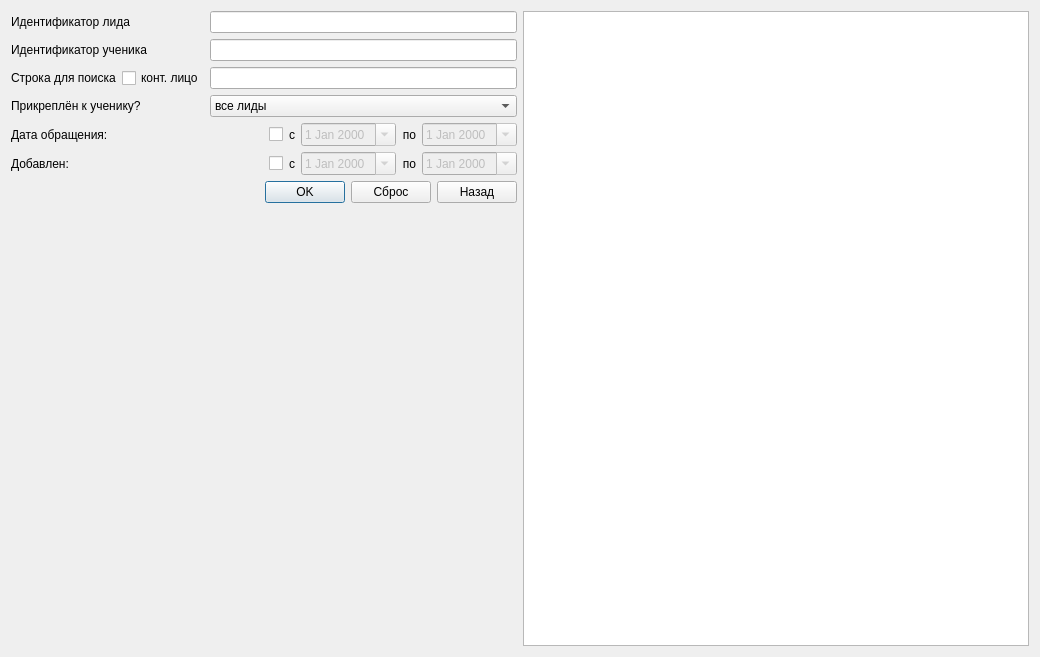
<?xml version="1.0" encoding="UTF-8"?>
<ui version="4.0">
 <class>LeadsWidget</class>
 <widget class="QDialog" name="LeadsWidget">
  <property name="geometry">
   <rect>
    <x>0</x>
    <y>0</y>
    <width>1040</width>
    <height>657</height>
   </rect>
  </property>
  <property name="sizePolicy">
   <sizepolicy hsizetype="Expanding" vsizetype="Expanding">
    <horstretch>0</horstretch>
    <verstretch>0</verstretch>
   </sizepolicy>
  </property>
  <property name="windowTitle">
   <string>Dialog</string>
  </property>
  <layout class="QHBoxLayout" name="horizontalLayout_4">
   <item>
    <layout class="QGridLayout" name="gridLayout">
     <item row="4" column="0" colspan="3">
      <layout class="QHBoxLayout" name="horizontalLayout_2">
       <item>
        <widget class="QLabel" name="label_4">
         <property name="text">
          <string>Дата обращения: </string>
         </property>
        </widget>
       </item>
       <item>
        <spacer name="horizontalSpacer">
         <property name="orientation">
          <enum>Qt::Horizontal</enum>
         </property>
         <property name="sizeHint" stdset="0">
          <size>
           <width>40</width>
           <height>20</height>
          </size>
         </property>
        </spacer>
       </item>
       <item>
        <widget class="QCheckBox" name="chb_a">
         <property name="text">
          <string/>
         </property>
        </widget>
       </item>
       <item>
        <widget class="QLabel" name="label_10">
         <property name="text">
          <string>с</string>
         </property>
         <property name="alignment">
          <set>Qt::AlignRight|Qt::AlignTrailing|Qt::AlignVCenter</set>
         </property>
        </widget>
       </item>
       <item>
        <widget class="QDateEdit" name="addressDateFrom">
         <property name="enabled">
          <bool>false</bool>
         </property>
         <property name="calendarPopup">
          <bool>true</bool>
         </property>
        </widget>
       </item>
       <item>
        <widget class="QLabel" name="label_6">
         <property name="text">
          <string>по</string>
         </property>
         <property name="alignment">
          <set>Qt::AlignRight|Qt::AlignTrailing|Qt::AlignVCenter</set>
         </property>
        </widget>
       </item>
       <item>
        <widget class="QDateEdit" name="addressDateTo">
         <property name="enabled">
          <bool>false</bool>
         </property>
         <property name="calendarPopup">
          <bool>true</bool>
         </property>
        </widget>
       </item>
      </layout>
     </item>
     <item row="2" column="0">
      <widget class="QLabel" name="label_2">
       <property name="text">
        <string>Строка для поиска</string>
       </property>
      </widget>
     </item>
     <item row="3" column="0" colspan="2">
      <widget class="QLabel" name="label_3">
       <property name="text">
        <string>Прикреплён к ученику?</string>
       </property>
      </widget>
     </item>
     <item row="7" column="0">
      <spacer name="verticalSpacer">
       <property name="orientation">
        <enum>Qt::Vertical</enum>
       </property>
       <property name="sizeHint" stdset="0">
        <size>
         <width>20</width>
         <height>40</height>
        </size>
       </property>
      </spacer>
     </item>
     <item row="1" column="2">
      <widget class="QLineEdit" name="studentClientId"/>
     </item>
     <item row="1" column="0" colspan="2">
      <widget class="QLabel" name="label_5">
       <property name="text">
        <string>Идентификатор ученика</string>
       </property>
      </widget>
     </item>
     <item row="0" column="2">
      <widget class="QLineEdit" name="id">
       <property name="maxLength">
        <number>20</number>
       </property>
       <property name="clearButtonEnabled">
        <bool>false</bool>
       </property>
      </widget>
     </item>
     <item row="5" column="0" colspan="3">
      <layout class="QHBoxLayout" name="horizontalLayout">
       <item>
        <widget class="QLabel" name="label_7">
         <property name="text">
          <string>Добавлен:</string>
         </property>
        </widget>
       </item>
       <item>
        <spacer name="horizontalSpacer_2">
         <property name="orientation">
          <enum>Qt::Horizontal</enum>
         </property>
         <property name="sizeHint" stdset="0">
          <size>
           <width>40</width>
           <height>20</height>
          </size>
         </property>
        </spacer>
       </item>
       <item>
        <widget class="QCheckBox" name="chb_b">
         <property name="text">
          <string/>
         </property>
        </widget>
       </item>
       <item>
        <widget class="QLabel" name="label_9">
         <property name="text">
          <string>с</string>
         </property>
         <property name="alignment">
          <set>Qt::AlignRight|Qt::AlignTrailing|Qt::AlignVCenter</set>
         </property>
        </widget>
       </item>
       <item>
        <widget class="QDateEdit" name="createdFrom">
         <property name="enabled">
          <bool>false</bool>
         </property>
         <property name="calendarPopup">
          <bool>true</bool>
         </property>
        </widget>
       </item>
       <item>
        <widget class="QLabel" name="label_8">
         <property name="text">
          <string>по</string>
         </property>
         <property name="alignment">
          <set>Qt::AlignRight|Qt::AlignTrailing|Qt::AlignVCenter</set>
         </property>
        </widget>
       </item>
       <item>
        <widget class="QDateEdit" name="createdTo">
         <property name="enabled">
          <bool>false</bool>
         </property>
         <property name="calendarPopup">
          <bool>true</bool>
         </property>
        </widget>
       </item>
      </layout>
     </item>
     <item row="2" column="1">
      <widget class="QCheckBox" name="byAgents">
       <property name="text">
        <string>конт. лицо</string>
       </property>
      </widget>
     </item>
     <item row="6" column="0" colspan="3">
      <layout class="QHBoxLayout" name="horizontalLayout_3">
       <item>
        <spacer name="horizontalSpacer_3">
         <property name="orientation">
          <enum>Qt::Horizontal</enum>
         </property>
         <property name="sizeHint" stdset="0">
          <size>
           <width>40</width>
           <height>20</height>
          </size>
         </property>
        </spacer>
       </item>
       <item>
        <widget class="QPushButton" name="btn_OK">
         <property name="text">
          <string>OK</string>
         </property>
        </widget>
       </item>
       <item>
        <widget class="QPushButton" name="btn_reset">
         <property name="text">
          <string>Сброс</string>
         </property>
        </widget>
       </item>
       <item>
        <widget class="QPushButton" name="btn_back">
         <property name="text">
          <string>Назад</string>
         </property>
        </widget>
       </item>
      </layout>
     </item>
     <item row="0" column="0" colspan="2">
      <widget class="QLabel" name="label">
       <property name="text">
        <string>Идентификатор лида</string>
       </property>
      </widget>
     </item>
     <item row="3" column="2">
      <widget class="QComboBox" name="attached">
       <item>
        <property name="text">
         <string>все лиды</string>
        </property>
       </item>
       <item>
        <property name="text">
         <string>только прикреплённые к ученикам</string>
        </property>
       </item>
       <item>
        <property name="text">
         <string>только неприкреплённые к ученикам</string>
        </property>
       </item>
      </widget>
     </item>
     <item row="2" column="2">
      <widget class="QLineEdit" name="term"/>
     </item>
    </layout>
   </item>
   <item>
    <widget class="QTableWidget" name="tableWidget">
     <property name="accessibleDescription">
      <string>wg_table</string>
     </property>
    </widget>
   </item>
  </layout>
 </widget>
 <resources/>
 <connections/>
</ui>
